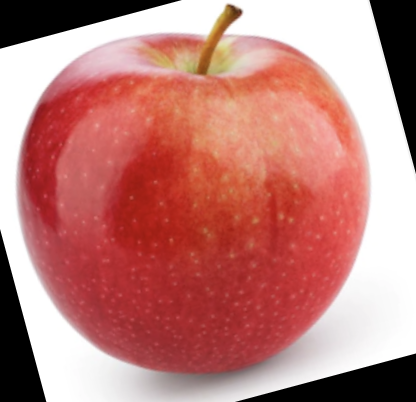
#> input picture dataset/apple/stage_1/test_rotated_by_15_Screen Shot 2018-06-08 at 4.59.49 PM.png, 416 x 402 px, found by its file name; its folder holds 3 pictures in this run
$ python ablation_study.py
#> lines starting #> are read from the running program, lines starting #| are printed output that depends on the picture
### features/color_histogram.py
"""
HSV colour histogram features.

Per the proposal: 32 bins per channel -> 96-dimensional feature vector
per image. We use HSV (rather than RGB) because it separates luminance
from chrominance and is more robust to lighting variation, as Ropelewska
& Rutkowski (2021) [4] reported.
"""
from __future__ import annotations

from pathlib import Path
from typing import Iterable

import cv2
import numpy as np
from tqdm import tqdm

from config import HSV_BINS, TRADITIONAL_IMG_SIZE


def hsv_histogram_from_bgr(img: np.ndarray, bins: int = HSV_BINS) -> np.ndarray:
    """Extract the HSV histogram from an already-decoded BGR image."""
    img = cv2.resize(img, TRADITIONAL_IMG_SIZE, interpolation=cv2.INTER_AREA)
    hsv = cv2.cvtColor(img, cv2.COLOR_BGR2HSV)
    parts = []
    # OpenCV uses H in [0,180), S and V in [0,256).
    ranges = [(0, 180), (0, 256), (0, 256)]
    for ch, (lo, hi) in enumerate(ranges):
        h = cv2.calcHist([hsv], [ch], None, [bins], [lo, hi]).flatten()
        s = h.sum()
        if s > 0:
            h = h / s
        parts.append(h)
    return np.concatenate(parts).astype(np.float32)


def hsv_histogram(path: str | Path, bins: int = HSV_BINS) -> np.ndarray:
    """Extract a normalised concatenated HSV histogram for one image file."""
    img = cv2.imread(str(path), cv2.IMREAD_COLOR)
    if img is None:
        raise IOError(f"Could not read image: {path}")
    return hsv_histogram_from_bgr(img, bins)


def extract_batch(paths: Iterable[str | Path], desc: str = "HSV") -> np.ndarray:
    """Extract HSV histograms for an iterable of image paths.

    Returns an (n_samples, 3*bins) float32 array.
    """
    feats = [hsv_histogram(p) for p in tqdm(list(paths), desc=desc)]
    return np.stack(feats).astype(np.float32)

### config.py
"""
Central configuration for the fruit shelf-life regression project.

All paths, hyperparameters, and the stage-to-days mapping live here so
experiments are reproducible and easy to tweak.
"""
from pathlib import Path

# Paths

PROJECT_ROOT = Path(__file__).resolve().parent
DATA_ROOT = PROJECT_ROOT / "dataset"          # where the raw images live
ARTIFACTS = PROJECT_ROOT / "outputs"           # trained models, predictions, plots
ARTIFACTS.mkdir(parents=True, exist_ok=True)

# Reproducibility

SEED = 42


# Fruits and their shelf-life metadata
#
# CURRENT CONFIG: 3 fruits x 4 derived stages each.
# Source images come from the Kaggle "Fruits Fresh and Rotten" dataset
# (sriramr/fruits-fresh-and-rotten-for-classification), which provides
# only fresh/rotten labels. Sub-stages within each anchor are derived
# from a visual decay score by `scripts/prepare_dataset.py`.
#
# Stages (1 = freshest, 4 = most rotten):
#   stage_1 = "very fresh"     (low-decay half of fresh anchor)
#   stage_2 = "starting to age" (high-decay half of fresh anchor)
#   stage_3 = "going off"      (low-decay half of rotten anchor)
#   stage_4 = "fully rotten"   (high-decay half of rotten anchor)
#
# Days schedule: non-linear ("concave") -- fruit stays good for a
# while, then drops off fast. Multipliers of max_days:
#   stage_1 -> 1.00 * max_days
#   stage_2 -> 0.85 * max_days   (small drop -- still good)
#   stage_3 -> 0.40 * max_days   (big drop -- visibly going off)
#   stage_4 -> 0.00              (spoiled)
#
# Shelf-life ranges (max_days) at room temperature:
#   apple : ~14 days   (proposal Table I)
#   banana: ~7 days    (Dadzie & Orchard 1997 [3])
#   orange: ~10 days   (typical room-temperature post-purchase range)

STAGE_DAYS_MULTIPLIERS = (1.0, 0.85, 0.40, 0.0)


def _build_mapping(max_days: float) -> dict[int, float]:
    """Convert max_days + STAGE_DAYS_MULTIPLIERS into an explicit stage->days map."""
    return {i + 1: round(max_days * m, 2) for i, m in enumerate(STAGE_DAYS_MULTIPLIERS)}


FRUITS = {
    "apple":  {"stages": 4, "max_days": 14, "mapping": _build_mapping(14)},
    "banana": {"stages": 4, "max_days": 7,  "mapping": _build_mapping(7)},
    "orange": {"stages": 4, "max_days": 10, "mapping": _build_mapping(10)},
}
FRUIT_LIST = list(FRUITS.keys())          # canonical order for one-hot encoding
N_FRUITS = len(FRUIT_LIST)

# Image / feature settings

TRADITIONAL_IMG_SIZE = (100, 100)         # for SVR + Random Forest
DEEP_IMG_SIZE = (224, 224)                # MobileNetV2 expects 224x224

# HSV histogram: 32 bins per channel, 96-d total (per the proposal)
HSV_BINS = 32

# HOG: standard scikit-image defaults work well at 100x100
HOG_PARAMS = dict(
    orientations=9,
    pixels_per_cell=(16, 16),
    cells_per_block=(2, 2),
    block_norm="L2-Hys",
)

# Train / val / test split

SPLIT_RATIOS = (0.70, 0.15, 0.15)         # train / val / test
# We stratify by (fruit, stage) so every cell is represented in each split.


# Hyperparameters

# SVR grid search
SVR_GRID = {
    "C": [0.1, 1, 10, 100],
    "gamma": ["scale", 0.001, 0.01, 0.1],
}

# Random Forest
RF_PARAMS = dict(
    n_estimators=300,
    max_depth=None,
    min_samples_leaf=2,
    n_jobs=-1,
    random_state=SEED,
)

# MobileNetV2 training schedule
MOBILENET = dict(
    batch_size=32,
    frozen_epochs=10,        # head-only training
    finetune_epochs=20,      # full-network fine-tune
    head_lr=1e-3,
    finetune_lr=1e-5,
    weight_decay=1e-4,
    fruit_embed_dim=16,      # size of fruit-type embedding fused before regression head
)

### models/svr_model.py
"""
Pipeline A from the proposal:
    HSV histogram + one-hot fruit type  ->  SVR (RBF) with grid-search.

Trained on `train`, hyperparameters selected on `val`, final score on `test`.
"""
from __future__ import annotations

from pathlib import Path

import joblib
import numpy as np
import pandas as pd
from sklearn.preprocessing import StandardScaler
from sklearn.svm import SVR

from config import ARTIFACTS, SEED, SVR_GRID
from data.dataset_loader import one_hot_fruit
from features.color_histogram import extract_batch as hsv_batch


def build_features(df: pd.DataFrame) -> np.ndarray:
    # Concat HSV histogram with one-hot fruit type.
    hsv = hsv_batch(df["path"].tolist(), desc="HSV")
    fruit = one_hot_fruit(df["fruit"])
    return np.concatenate([hsv, fruit], axis=1)


def train_svr(
    train_df: pd.DataFrame,
    val_df: pd.DataFrame,
) -> tuple[StandardScaler, SVR, dict]:
    # Train SVR with manual grid search; pick best hyperparams by val MAE.
    print("[svr] Building train features...")
    X_train = build_features(train_df)
    y_train = train_df["days"].to_numpy(dtype=np.float32)

    print("[svr] Building val features...")
    X_val = build_features(val_df)
    y_val = val_df["days"].to_numpy(dtype=np.float32)

    scaler = StandardScaler().fit(X_train)
    X_train_s = scaler.transform(X_train)
    X_val_s = scaler.transform(X_val)

    best_model: SVR | None = None
    best_mae = float("inf")
    best_params: dict = {}

    for C in SVR_GRID["C"]:
        for gamma in SVR_GRID["gamma"]:
            model = SVR(kernel="rbf", C=C, gamma=gamma)
            model.fit(X_train_s, y_train)
            preds = model.predict(X_val_s)
            mae = float(np.mean(np.abs(preds - y_val)))
            print(f"[svr] C={C:>5} gamma={str(gamma):>6}  ->  val MAE = {mae:.4f}")
            if mae < best_mae:
                best_mae, best_model, best_params = mae, model, {"C": C, "gamma": gamma}

    assert best_model is not None
    print(f"[svr] Best params: {best_params}  (val MAE = {best_mae:.4f})")
    return scaler, best_model, best_params


# [4 lines left out: function save, not called in this run]


def load(out_dir: Path = ARTIFACTS) -> tuple[StandardScaler, SVR, dict]:
    bundle = joblib.load(out_dir / "svr.joblib")
    return bundle["scaler"], bundle["model"], bundle["params"]


def predict(scaler: StandardScaler, model: SVR, df: pd.DataFrame) -> np.ndarray:
    X = build_features(df)
    return model.predict(scaler.transform(X))

### scripts/ablation_study.py
"""
Ablation: Unified multi-fruit models vs. per-fruit specialists.

Trains an SVR and a Random Forest *per fruit* (using only that fruit's
training data) and compares test-set MAE to the unified models that were
trained on all six fruits at once. This is the methodology described in
Section V.D ("Coherent vs. Fruity Models") of the proposal.

We skip MobileNetV2 here because retraining six deep models is expensive;
extending to MobileNetV2 is a one-line change if you have GPU time.

    python scripts/ablation_study.py

Output:
  outputs/ablation.csv   -- per-fruit MAE for unified vs specialist
"""
import sys
from pathlib import Path

sys.path.insert(0, str(Path(__file__).resolve().parent.parent))

import numpy as np
import pandas as pd

from config import ARTIFACTS, FRUIT_LIST
from evaluation.metrics import overall_metrics
from models.svr_model import build_features as svr_build, train_svr
from models.random_forest import build_features as rf_build, train_rf


def _filter(df: pd.DataFrame, fruit: str) -> pd.DataFrame:
    return df[df["fruit"] == fruit].reset_index(drop=True)


def main():
    train = pd.read_csv(ARTIFACTS / "train.csv")
#> (reads outputs/train.csv from the repository)
    val = pd.read_csv(ARTIFACTS / "val.csv")
#> (reads outputs/val.csv from the repository)
    test = pd.read_csv(ARTIFACTS / "test.csv")
#> (reads outputs/test.csv from the repository)

    rows: list[dict] = []

    for fruit in FRUIT_LIST:
        tr_f, va_f, te_f = _filter(train, fruit), _filter(val, fruit), _filter(test, fruit)
        if min(len(tr_f), len(va_f), len(te_f)) == 0:
            print(f"[ablation] Skipping {fruit} (insufficient data)")
            continue

        # Specialist SVR
        sc_s, svr_s, _ = train_svr(tr_f, va_f)
        Xt = sc_s.transform(svr_build(te_f))
        m_svr_spec = overall_metrics(te_f["days"].to_numpy(), svr_s.predict(Xt))

        # Specialist RF
        rf_s, _ = train_rf(tr_f)
        Xt_rf, _ = rf_build(te_f)
        m_rf_spec = overall_metrics(te_f["days"].to_numpy(), rf_s.predict(Xt_rf))

        rows.append({"fruit": fruit, "model": "SVR_specialist",      **m_svr_spec})
        rows.append({"fruit": fruit, "model": "RF_specialist",       **m_rf_spec})
#> this loop made 1 pass
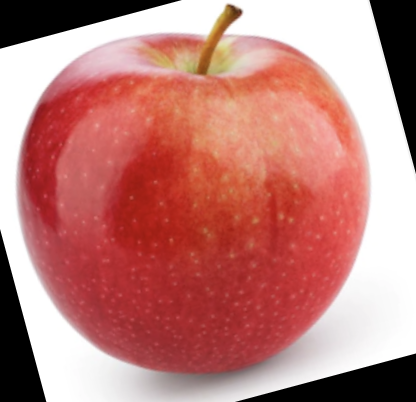
#> input picture dataset/apple/stage_1/test_rotated_by_15_Screen Shot 2018-06-08 at 4.59.49 PM.png, 416 x 402 px, found by its file name
#> pass 1, in hsv_histogram_from_bgr, `img = cv2.resize(img, TRADITIONAL_IMG_SIZE, interpolation=cv2.INTER_AR..`:
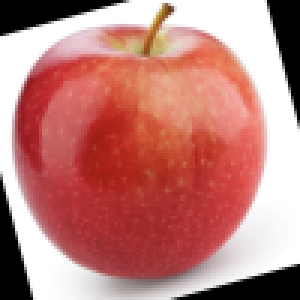
#> img: shape (100, 100, 3) (shown 3 times larger); mean of channels 0, 1, 2 122.6, 127.7, 190.9; drawn as B, G, R
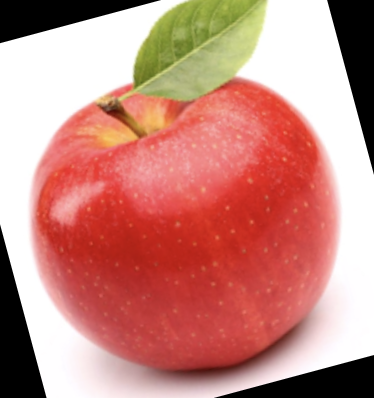
#> input picture dataset/apple/stage_1/test_rotated_by_15_Screen Shot 2018-06-08 at 5.01.01 PM.png, 374 x 398 px, found by its file name
#> pass 1, in hsv_histogram_from_bgr (call 2), `img = cv2.resize(img, TRADITIONAL_IMG_SIZE, interpolation=cv2.INTER_AR..`:
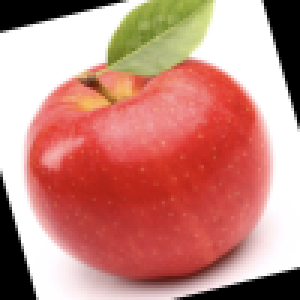
#> img: shape (100, 100, 3) (shown 3 times larger); mean of channels 0, 1, 2 127.6, 136.7, 198.9; drawn as B, G, R
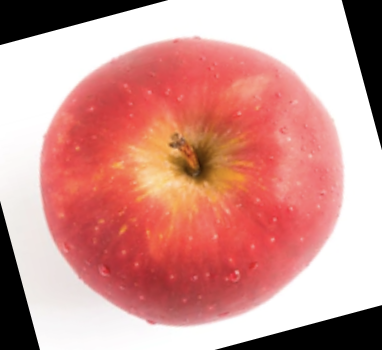
#> input picture dataset/apple/stage_1/test_rotated_by_15_Screen Shot 2018-06-08 at 5.02.08 PM.png, 382 x 350 px, found by its file name

    # Unified models on the same per-fruit slices
    # Load unified models (trained earlier via train_svr.py / train_rf.py).
    from models import svr_model, random_forest
    if (ARTIFACTS / "svr.joblib").exists():
        sc_u, svr_u, _ = svr_model.load()
        for fruit in FRUIT_LIST:
            te_f = _filter(test, fruit)
            if len(te_f) == 0:
                continue
            preds = svr_model.predict(sc_u, svr_u, te_f)
            rows.append({"fruit": fruit, "model": "SVR_unified",
                         **overall_metrics(te_f["days"].to_numpy(), preds)})
    if (ARTIFACTS / "rf.joblib").exists():
        rf_u, _ = random_forest.load()
        for fruit in FRUIT_LIST:
            te_f = _filter(test, fruit)
            if len(te_f) == 0:
                continue
            preds = random_forest.predict(rf_u, te_f)
            rows.append({"fruit": fruit, "model": "RF_unified",
                         **overall_metrics(te_f["days"].to_numpy(), preds)})

    df = pd.DataFrame(rows).sort_values(["fruit", "model"]).reset_index(drop=True)
    df.to_csv(ARTIFACTS / "ablation.csv", index=False)
    print("\n=== Ablation: unified vs per-fruit specialists ===")
    pivot = df.pivot_table(index="fruit", columns="model", values="mae")
    print(pivot.round(3))
    print(f"\nWrote {ARTIFACTS / 'ablation.csv'}")


if __name__ == "__main__":
#> (the run stopped early here; a loop or call above may not have finished)
